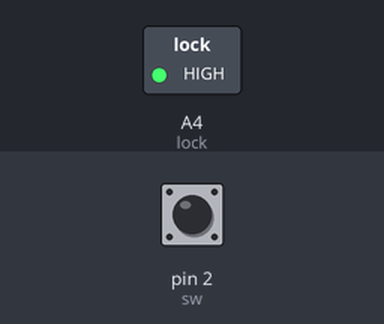
The sketch below on a simulated Arduino Uno, built with avr-gcc and run on an emulated ATmega328P. Shown: switched loads named in the sketch (green lamp = pin HIGH). The test bench sets the inputs (shaded band); at power-on: pin 2 (sw) HIGH.

Above: at 1.3 s.
1.4 s: pin 2 (sw) pulled LOW for 0.15 s
At 2.0 s:
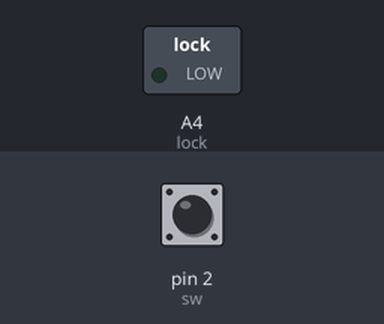
Timing chart, 0 to 7.9 s (numbered marks = the images above; inputs shaded):
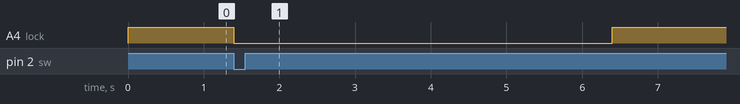

The sketch:

hand_lock.ino
```cpp
#define lock A4
#define sw 2
#define led 13

void setup() {
  pinMode(lock, OUTPUT);
  pinMode(sw, INPUT_PULLUP);

  digitalWrite(lock, HIGH);
  delay(100);
}

void loop() {
  if( !digitalRead(sw) ){
    digitalWrite(lock, LOW);
    delay(5000);
    digitalWrite(lock, HIGH);
  }

}
```

Measured:
- after the input at 1.4 s, A4 (lock): HIGH → LOW at once, → HIGH 5.0 s later
